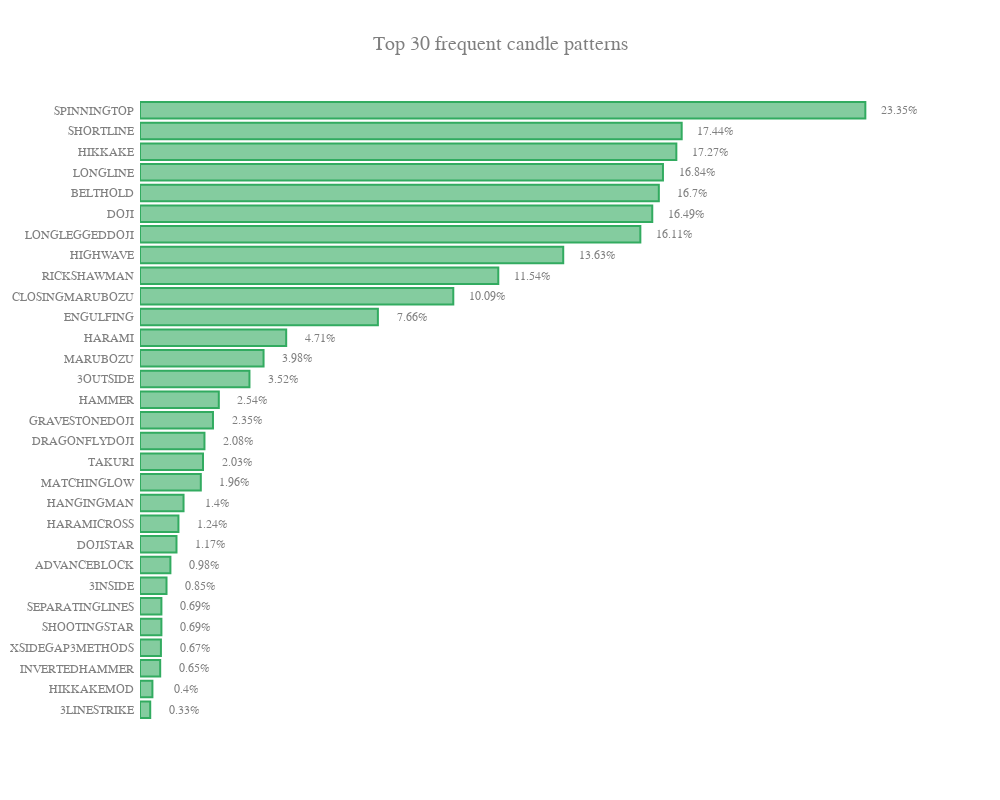

This figure's notebook cell:
### Code cell
iplot(freq_plot(CDL_freq, 30))

### Figure 1 — Plotly figure (JSON) as saved in the notebook; plotly's stock layout.template omitted (floating-point values rounded to 4 significant figures)
{"data": [{"marker": {"color": ["rgba(50, 171, 96, 0.6)", "rgba(50, 171, 96, 0.6)", "rgba(50, 171, 96, 0.6)", "rgba(50, 171, 96, 0.6)", "rgba(50, 171, 96, 0.6)", "rgba(50, 171, 96, 0.6)", "rgba(50, 171, 96, 0.6)", "rgba(50, 171, 96, 0.6)", "rgba(50, 171, 96, 0.6)", "rgba(50, 171, 96, 0.6)", "rgba(50, 171, 96, 0.6)", "rgba(50, 171, 96, 0.6)", "rgba(50, 171, 96, 0.6)", "rgba(50, 171, 96, 0.6)", "rgba(50, 171, 96, 0.6)", "rgba(50, 171, 96, 0.6)", "rgba(50, 171, 96, 0.6)", "rgba(50, 171, 96, 0.6)", "rgba(50, 171, 96, 0.6)", "rgba(50, 171, 96, 0.6)", "rgba(50, 171, 96, 0.6)", "rgba(50, 171, 96, 0.6)", "rgba(50, 171, 96, 0.6)", "rgba(50, 171, 96, 0.6)", "rgba(50, 171, 96, 0.6)", "rgba(50, 171, 96, 0.6)", "rgba(50, 171, 96, 0.6)", "rgba(50, 171, 96, 0.6)", "rgba(50, 171, 96, 0.6)", "rgba(50, 171, 96, 0.6)"], "line": {"color": ["rgba(50, 171, 96, 1.0)", "rgba(50, 171, 96, 1.0)", "rgba(50, 171, 96, 1.0)", "rgba(50, 171, 96, 1.0)", "rgba(50, 171, 96, 1.0)", "rgba(50, 171, 96, 1.0)", "rgba(50, 171, 96, 1.0)", "rgba(50, 171, 96, 1.0)", "rgba(50, 171, 96, 1.0)", "rgba(50, 171, 96, 1.0)", "rgba(50, 171, 96, 1.0)", "rgba(50, 171, 96, 1.0)", "rgba(50, 171, 96, 1.0)", "rgba(50, 171, 96, 1.0)", "rgba(50, 171, 96, 1.0)", "rgba(50, 171, 96, 1.0)", "rgba(50, 171, 96, 1.0)", "rgba(50, 171, 96, 1.0)", "rgba(50, 171, 96, 1.0)", "rgba(50, 171, 96, 1.0)", "rgba(50, 171, 96, 1.0)", "rgba(50, 171, 96, 1.0)", "rgba(50, 171, 96, 1.0)", "rgba(50, 171, 96, 1.0)", "rgba(50, 171, 96, 1.0)", "rgba(50, 171, 96, 1.0)", "rgba(50, 171, 96, 1.0)", "rgba(50, 171, 96, 1.0)", "rgba(50, 171, 96, 1.0)", "rgba(50, 171, 96, 1.0)"], "width": 2}}, "orientation": "h", "type": "bar", "uid": "d865d60d-5bac-43aa-bc69-a4655d1b2d1d", "x": [0.003289, 0.003994, 0.0065, 0.006735, 0.006892, 0.006892, 0.008536, 0.009789, 0.01175, 0.01237, 0.01402, 0.01958, 0.02028, 0.02075, 0.02349, 0.02537, 0.03524, 0.03978, 0.04707, 0.07659, 0.1009, 0.1154, 0.1363, 0.1611, 0.1649, 0.167, 0.1684, 0.1727, 0.1744, 0.2335], "y": ["3LINESTRIKE", "HIKKAKEMOD", "INVERTEDHAMMER", "XSIDEGAP3METHODS", "SHOOTINGSTAR", "SEPARATINGLINES", "3INSIDE", "ADVANCEBLOCK", "DOJISTAR", "HARAMICROSS", "HANGINGMAN", "MATCHINGLOW", "TAKURI", "DRAGONFLYDOJI", "GRAVESTONEDOJI", "HAMMER", "3OUTSIDE", "MARUBOZU", "HARAMI", "ENGULFING", "CLOSINGMARUBOZU", "RICKSHAWMAN", "HIGHWAVE", "LONGLEGGEDDOJI", "DOJI", "BELTHOLD", "LONGLINE", "HIKKAKE", "SHORTLINE", "SPINNINGTOP"]}], "layout": {"annotations": [{"showarrow": false, "text": "0.33%", "x": 0.01429, "xref": "x", "y": "3LINESTRIKE", "yref": "y"}, {"showarrow": false, "text": "0.4%", "x": 0.01499, "xref": "x", "y": "HIKKAKEMOD", "yref": "y"}, {"showarrow": false, "text": "0.65%", "x": 0.0175, "xref": "x", "y": "INVERTEDHAMMER", "yref": "y"}, {"showarrow": false, "text": "0.67%", "x": 0.01774, "xref": "x", "y": "XSIDEGAP3METHODS", "yref": "y"}, {"showarrow": false, "text": "0.69%", "x": 0.01789, "xref": "x", "y": "SHOOTINGSTAR", "yref": "y"}, {"showarrow": false, "text": "0.69%", "x": 0.01789, "xref": "x", "y": "SEPARATINGLINES", "yref": "y"}, {"showarrow": false, "text": "0.85%", "x": 0.01954, "xref": "x", "y": "3INSIDE", "yref": "y"}, {"showarrow": false, "text": "0.98%", "x": 0.02079, "xref": "x", "y": "ADVANCEBLOCK", "yref": "y"}, {"showarrow": false, "text": "1.17%", "x": 0.02275, "xref": "x", "y": "DOJISTAR", "yref": "y"}, {"showarrow": false, "text": "1.24%", "x": 0.02337, "xref": "x", "y": "HARAMICROSS", "yref": "y"}, {"showarrow": false, "text": "1.4%", "x": 0.02502, "xref": "x", "y": "HANGINGMAN", "yref": "y"}, {"showarrow": false, "text": "1.96%", "x": 0.03058, "xref": "x", "y": "MATCHINGLOW", "yref": "y"}, {"showarrow": false, "text": "2.03%", "x": 0.03128, "xref": "x", "y": "TAKURI", "yref": "y"}, {"showarrow": false, "text": "2.08%", "x": 0.03175, "xref": "x", "y": "DRAGONFLYDOJI", "yref": "y"}, {"showarrow": false, "text": "2.35%", "x": 0.03449, "xref": "x", "y": "GRAVESTONEDOJI", "yref": "y"}, {"showarrow": false, "text": "2.54%", "x": 0.03637, "xref": "x", "y": "HAMMER", "yref": "y"}, {"showarrow": false, "text": "3.52%", "x": 0.04624, "xref": "x", "y": "3OUTSIDE", "yref": "y"}, {"showarrow": false, "text": "3.98%", "x": 0.05078, "xref": "x", "y": "MARUBOZU", "yref": "y"}, {"showarrow": false, "text": "4.71%", "x": 0.05807, "xref": "x", "y": "HARAMI", "yref": "y"}, {"showarrow": false, "text": "7.66%", "x": 0.08759, "xref": "x", "y": "ENGULFING", "yref": "y"}, {"showarrow": false, "text": "10.09%", "x": 0.1119, "xref": "x", "y": "CLOSINGMARUBOZU", "yref": "y"}, {"showarrow": false, "text": "11.54%", "x": 0.1264, "xref": "x", "y": "RICKSHAWMAN", "yref": "y"}, {"showarrow": false, "text": "13.63%", "x": 0.1473, "xref": "x", "y": "HIGHWAVE", "yref": "y"}, {"showarrow": false, "text": "16.11%", "x": 0.1721, "xref": "x", "y": "LONGLEGGEDDOJI", "yref": "y"}, {"showarrow": false, "text": "16.49%", "x": 0.1759, "xref": "x", "y": "DOJI", "yref": "y"}, {"showarrow": false, "text": "16.7%", "x": 0.178, "xref": "x", "y": "BELTHOLD", "yref": "y"}, {"showarrow": false, "text": "16.84%", "x": 0.1794, "xref": "x", "y": "LONGLINE", "yref": "y"}, {"showarrow": false, "text": "17.27%", "x": 0.1837, "xref": "x", "y": "HIKKAKE", "yref": "y"}, {"showarrow": false, "text": "17.44%", "x": 0.1854, "xref": "x", "y": "SHORTLINE", "yref": "y"}, {"showarrow": false, "text": "23.35%", "x": 0.2445, "xref": "x", "y": "SPINNINGTOP", "yref": "y"}], "autosize": true, "font": {"color": "#7f7f7f", "family": "Futura", "size": 12}, "height": 800, "margin": {"l": 10, "pad": 5}, "showlegend": false, "title": "Top 30 frequent candle patterns", "titlefont": {"color": "#7f7f7f", "family": "Futura", "size": 20}, "width": 1000, "xaxis": {"automargin": true, "showgrid": false, "showline": false, "showticklabels": false, "zeroline": false}, "yaxis": {"automargin": true, "showgrid": false, "showline": false, "showticklabels": true, "tickfont": {"color": "#7f7f7f", "family": "Futura", "size": 12}, "zeroline": false}}}
